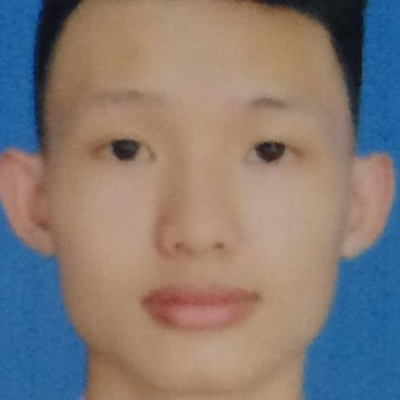
#> input picture backend/dataset/business/DE130007.jpg, 400 x 400 px
$ python -i detection.py   (imports and definitions only)
#> lines starting #> are read from the running program, lines starting #| are printed output that depends on the picture
#> further down, picture is the input picture: shape (400, 400, 3); mean B, G, R 117.9, 121.7, 131.5
import cv2

cascade_path = "haarcascade_frontalface_default.xml"

face_cascade = cv2.CascadeClassifier(cv2.data.haarcascades + cascade_path)


def face_detection(image):
    gray = cv2.cvtColor(image, cv2.COLOR_BGR2GRAY)
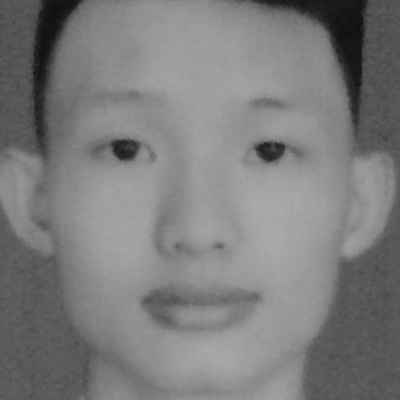
#> gray: shape (400, 400); min 14, max 171, mean 124.2
    gauss = cv2.GaussianBlur(gray, (3, 3), 0)

    faces = face_cascade.detectMultiScale(
        gauss, scaleFactor=1.05, minNeighbors=6, minSize=(200, 200))
#> faces = [[28, 29, 346, 346]]

    if (len(faces) != 1):
        return None
    return faces[0]

>>> import cv2
>>> picture = cv2.imread('dataset/business/DE130007.jpg')
>>> result = face_detection(picture)
#> result = [28, 29, 346, 346]

$ run again, on backend/dataset/business/DE140040.jpg
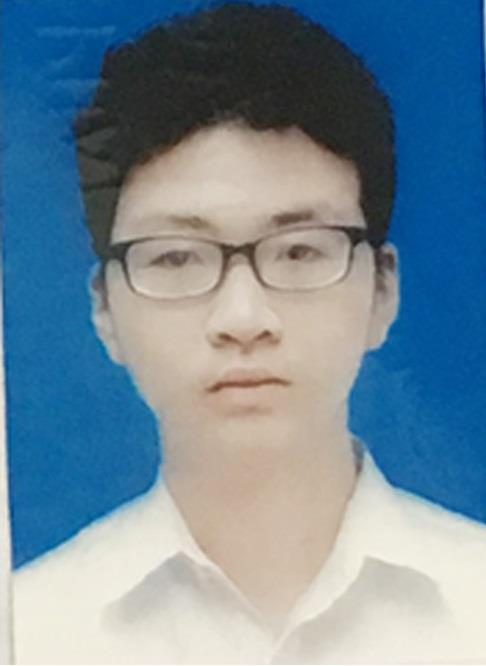
#> input picture backend/dataset/business/DE140040.jpg, 486 x 666 px
#> picture is the input picture: shape (666, 486, 3); mean B, G, R 151.8, 136.6, 113.1
#> in face_detection, `gray = cv2.cvtColor(image, cv2.COLOR_BGR2GRAY)`:
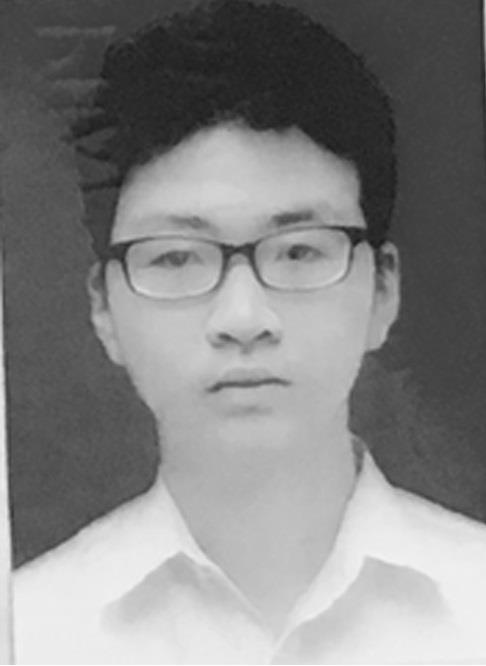
#> gray: shape (666, 486); min 27, max 254, mean 131.3
#> faces = [[68, 120, 348, 348]]
#> result = [68, 120, 348, 348]

$ run again, on backend/dataset/business/DE140184.jpg
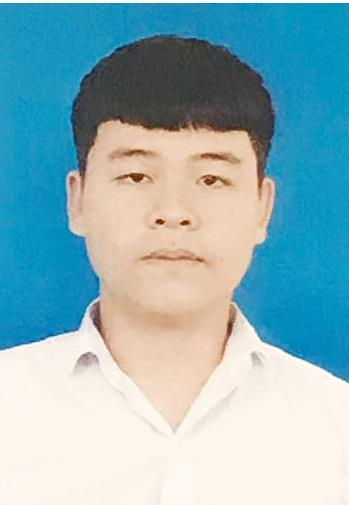
#> input picture backend/dataset/business/DE140184.jpg, 349 x 505 px
#> picture is the input picture: shape (505, 349, 3); mean B, G, R 185.9, 177.9, 140.5
#> in face_detection, `gray = cv2.cvtColor(image, cv2.COLOR_BGR2GRAY)`:
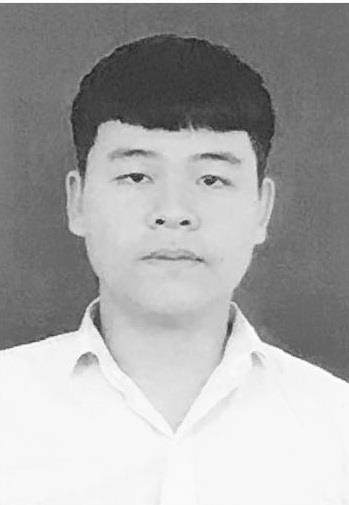
#> gray: shape (505, 349); min 28, max 255, mean 167.7
#> faces = [[59, 83, 234, 234]]
#> result = [59, 83, 234, 234]

$ run again, on backend/dataset/business/DE140220.jpg
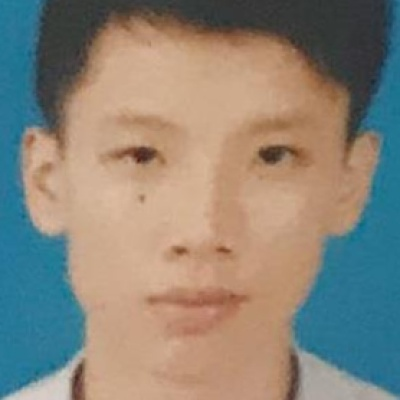
#> input picture backend/dataset/business/DE140220.jpg, 400 x 400 px
#> picture is the input picture: shape (400, 400, 3); mean B, G, R 120.9, 132.5, 138.9
#> in face_detection, `gray = cv2.cvtColor(image, cv2.COLOR_BGR2GRAY)`:
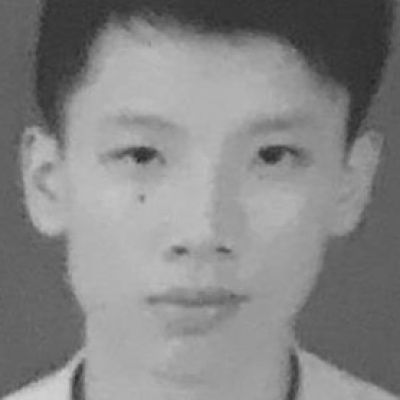
#> gray: shape (400, 400); min 36, max 207, mean 133.1
#> faces = [[43, 34, 323, 323]]
#> result = [43, 34, 323, 323]
